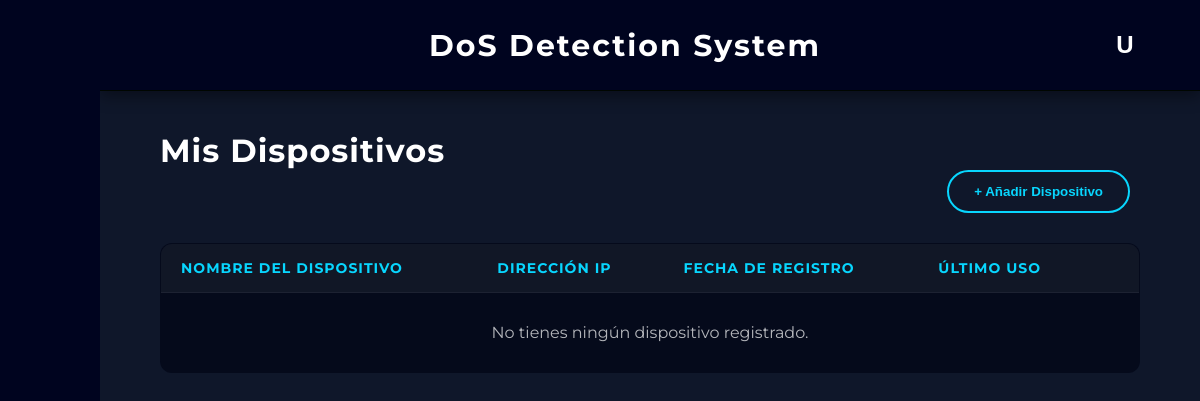
Before: /dispositivos (signed in) with the older database file.
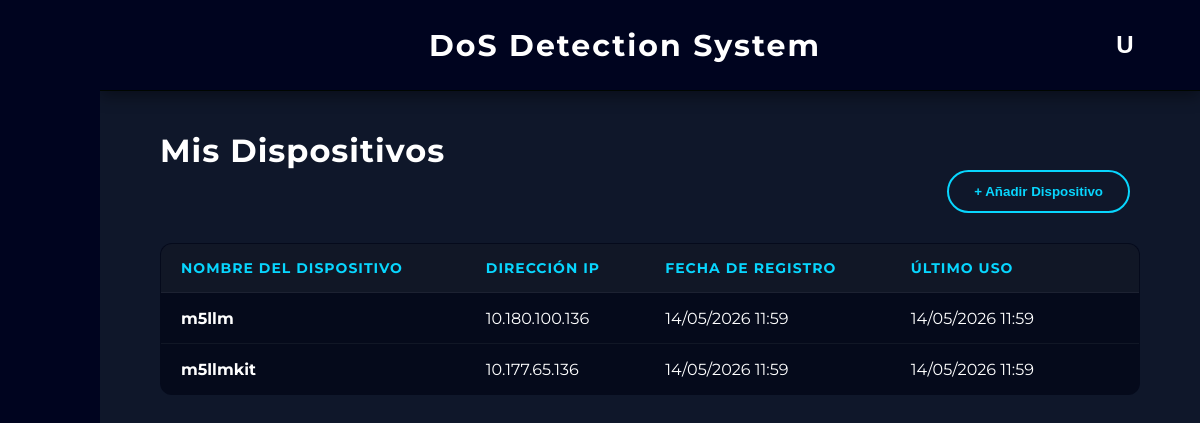
After: the same page with the newer database file.
### app/models.py (models this page shows)
class Dispositivo(db.Model):
    __tablename__ = 'dispositivos'
    id = db.Column(db.Integer, primary_key=True)
    nombre = db.Column(db.String(150), nullable=False)
    ip = db.Column(db.String(50), nullable=False)
    usuario_id = db.Column(db.Integer, db.ForeignKey('usuarios.id'), nullable=False)
    fecha_registro = db.Column(db.DateTime, default=datetime.now(pytz.timezone('Europe/Madrid')))
    fecha_ultimo_uso = db.Column(db.DateTime, default=datetime.now(pytz.timezone('Europe/Madrid')))
    usuario = db.relationship('User', backref=db.backref('dispositivos', cascade="all, delete-orphan", lazy=True))

### app/routes/pages/dispositivos.py (the view)
@dispositivos_bp.route("/dispositivos", methods=["GET"])
def index():
    if session.get('guest'):
        datos_invitado = session.get('guest_devices', [])
        dispositivos = [DispositivoInvitado(d['nombre'], d['ip'], d['fecha_registro']) for d in datos_invitado]
    else:
        user_id = session.get('user_id')
        if not user_id:
            return redirect(url_for('auth.login'))
        dispositivos = Dispositivo.query.filter_by(usuario_id=user_id).order_by(Dispositivo.fecha_registro.desc()).all()
    return render_template("dispositivos.html", dispositivos=dispositivos)

### app/templates/dispositivos.html (shortened to what this page needs)
{% extends "base.html" %}
{% block content %}
<div style="padding: 40px 60px;">
    <h2><span style="color: white; margin-bottom: 30px; font-size: 32px; letter-spacing: 1px;">Mis Dispositivos</span></h2>
    <div class="table-header">
        <button class="action-btn" onclick="openDeviceModal()">+ Añadir Dispositivo</button>
    </div>
    <table class="glass-table">
        <thead>
            <tr>
                <th>Nombre del Dispositivo</th>
                <th>Dirección IP</th>
                <th>Fecha de Registro</th>
                <th>Último Uso</th>
                <th style="text-align: center;"> </th>
            </tr>
        </thead>
        <tbody>
            {% for dispositivo in dispositivos %}
            <tr>
                <td style="font-weight: bold;">{{ dispositivo.nombre }}</td>
                <td>{{ dispositivo.ip }}</td>
                <td>{{ dispositivo.fecha_registro.strftime('%d/%m/%Y %H:%M') }}</td>
                <td>{{ dispositivo.fecha_ultimo_uso.strftime('%d/%m/%Y %H:%M') }}</td>
                <td style="text-align: center;">
                    <form action="{{ url_for('dispositivos.delete', device_id=(dispositivo.id if not session.get('guest') else loop.index0)) }}"
                          method="POST"
                          onsubmit="confirmAction(event, this, '¿Quiere eliminar este dispositivo?');"
                          style="display: inline;">
                        <button type="submit" class="delete-btn" title="Eliminar Dispositivo">
                        </button>
                    </form>
                </td>
            </tr>
            {% else %}
            <tr>
                <td colspan="5" style="text-align: center; padding: 30px; opacity: 0.7;">No tienes ningún dispositivo registrado.</td>
            </tr>
            {% endfor %}
        </tbody>
    </table>
</div>
{% endblock %}

### app/templates/base.html (shortened to what this page needs)
<!DOCTYPE html>
<html lang="en">
<head>
    <link rel='stylesheet' href='https://cdn-uicons.flaticon.com/2.2.0/uicons-regular-rounded/css/uicons-regular-rounded.css'>
    <link rel='stylesheet' href='https://cdn-uicons.flaticon.com/2.2.0/uicons-thin-rounded/css/uicons-thin-rounded.css'>
    <link rel="stylesheet" href="{{ url_for('static', filename='css/style.css') }}">
</head>
<body class="body-home">
    {% if request.endpoint not in ['main.index', 'auth.login', 'auth.register'] %}
        <div class="app-layout">
            <aside class="sidebar" id="appSidebar">
                <div class="sidebar-top">
                    <button class="side-btn hamburger" onclick="toggleSidebar()">
                    </button>
                </div>
                <div class="sidebar-middle">
                    <button class="side-btn" onclick="location.href='/dashboard'" title="Inicio">
                    </button>
                    <button class="side-btn" onclick="location.href='/dispositivos'" title="Dispositivos">
                    </button>
                    <button class="side-btn" onclick="location.href='/modelos'" title="Modelos">
                    </button>
                </div>
            </aside>
            <main class="main-content">
                <header class="app-header">
                    <div class="app-title">
                        <a href="{{ url_for('dashboard.dashboard') }}" style="text-decoration: none;">
                            <h2>DoS Detection System</h2>
                        </a>
                    </div>
                    <div class="user-menu-container">
                        <button class="user-btn" onclick="toggleDropdown()">
                            {% if session.get('guest') %}
                                I
                            {% elif session.get('username') %}
                                {{ session.get('username')[0] | upper }}
                            {% else %}
                                U
                            {% endif %}
                        </button>
                    </div>
                </header>
                <div style="height: calc(100vh - 90px); overflow-y: auto;">
    {% else %}
        <div class="{% block container_class %}container{% endblock %}">
    {% endif %}
        {% block content %}{% endblock %}
    {% if request.endpoint not in ['main.index', 'auth.login', 'auth.register'] %}
                </div>
            </main>
        </div>
    {% else %}
        </div>
    {% endif %}
</body>
</html>

### app/static/css/style.css (style rules this page uses)
* { margin: 0; padding: 0; box-sizing: border-box; }
body { font-family: 'Montserrat', "Segoe UI", Tahoma, sans-serif; background-color: #0f172a; color: #e5e7eb; }
button { background-color: #013d76; color: white; border: none; padding: 10px 15px; border-radius: 8px; cursor: pointer; margin-right: 10px; font-weight: bold; }
header { background-color: #020617; padding: 15px; text-align: center; border-bottom: 1px solid #1f2937; }
.body-home { background-image: url('../img/fondo.png'); background-size: cover; background-position: center; background-repeat: no-repeat; background-attachment: fixed; margin: 0; height: 100vh; }
.app-layout { display: flex; height: 100vh; width: 100%; }
.main-content { flex-grow: 1; display: flex; flex-direction: column; padding: 0; }
.sidebar { width: 100px; flex-shrink: 0; background-color: #00041f; border-radius: 0; display: flex; flex-direction: column; align-items: flex-start; justify-content: space-between; padding: 40px 0 40px 22.5px; z-index: 10; transition: width 0.3s ease; }
.sidebar-middle { display: flex; flex-direction: column; gap: 25px; }
.side-btn { width: 55px; height: 55px; border: none; background-color: transparent; color: white; font-size: 22px; font-weight: bold; cursor: pointer; display: flex; align-items: center; justify-content: flex-start; padding-left: 15px; transition: width 0.3s ease, transform 0.2s, color 0.2s; box-shadow: none; overflow: hidden; white-space: nowrap; }
.side-btn.hamburger { font-size: 20px; font-weight: normal; }
.app-header { background-color: #00041f !important; border-bottom: 1px solid #000600 !important; display: flex; justify-content: space-between; align-items: center; padding: 20px 50px; box-shadow: 0 5px 15px rgba(0,0,0,0.4); z-index: 5; }
.app-title { flex-grow: 1; text-align: center; background: transparent !important; border: none !important; box-shadow: none !important; }
.app-title h2 { color: white; margin: 0; font-size: 30px; font-weight: 700; letter-spacing: 2px; text-shadow: none; }
.user-menu-container { position: relative; display: inline-block; }
.user-btn { width: 50px; height: 50px; background-color: transparent; border: none; color: white; font-size: 24px; font-weight: bold; margin-right: 0; cursor: pointer; display: flex; align-items: center; justify-content: center; transition: color 0.2s ease, transform 0.2s ease; }
.table-header { display: flex; justify-content: space-between; align-items: center; margin-bottom: 30px; color: #00041f; }
.action-btn { background-color: transparent; color: #08d6fe; border: 2px solid #08d6fe; padding: 12px 25px; border-radius: 50px; font-weight: bold; cursor: pointer; transition: all 0.3s ease; }
.glass-table { width: 100%; border-collapse: collapse; background-color: rgba(2, 6, 23, 0.726); border: 1px solid rgba(255, 255, 255, 0.1); border-radius: 12px; overflow: hidden; color: white; }
.glass-table th, .glass-table td { padding: 15px 20px; text-align: left; border-bottom: 1px solid rgba(255, 255, 255, 0.05); }
.glass-table th { background-color: rgba(255, 255, 255, 0.05); font-weight: bold; color: #08d6fe; text-transform: uppercase; font-size: 14px; letter-spacing: 1px; }
.delete-btn { background: transparent; border: none; color: #94a3b8; font-size: 18px; cursor: pointer; transition: all 0.2s ease; padding: 5px; margin: 0; }

Changed rows visible on the page:
added Dispositivo: nombre "m5llm", ip "10.180.100.136", fecha_registro "14/05/2026 11:59", fecha_ultimo_uso "14/05/2026 11:59"
added Dispositivo: nombre "m5llmkit", ip "10.177.65.136", fecha_registro "14/05/2026 11:59", fecha_ultimo_uso "14/05/2026 11:59"
Other visible differences:
text no longer shown: "No tienes ningún dispositivo registrado."
